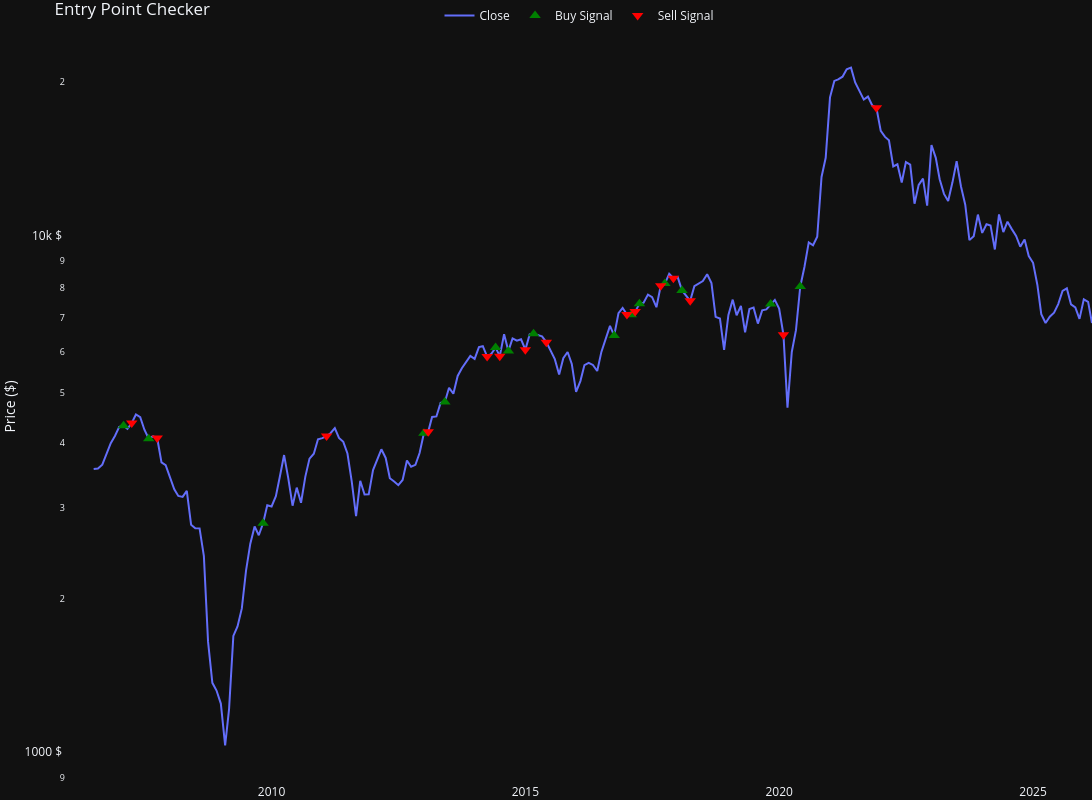

Notebook cell for this chart:
### Code cell
tools.plot_trades_signals(df_test[symbol][['Close']], symbol_trades)

### Figure 1 — Plotly figure (JSON) as saved in the notebook; plotly's stock layout.template omitted (floating-point values rounded to 4 significant figures; data arrays with more than 128 entries replaced by an {"elided": "..."} marker saying what was removed)
{"data": [{"name": "Close", "type": "scatter", "x": {"elided": "237 str values"}, "y": {"elided": "237 float values"}}, {"marker": {"color": "green", "size": 10, "symbol": "triangle-up"}, "mode": "markers", "name": "Buy Signal", "type": "scatter", "x": ["2007-02-01T00:00:00", "2007-08-01T00:00:00", "2009-11-01T00:00:00", "2013-01-01T00:00:00", "2013-06-01T00:00:00", "2014-06-01T00:00:00", "2014-09-01T00:00:00", "2015-03-01T00:00:00", "2016-10-01T00:00:00", "2017-02-01T00:00:00", "2017-04-01T00:00:00", "2017-10-01T00:00:00", "2018-02-01T00:00:00", "2019-11-01T00:00:00", "2020-06-01T00:00:00"], "y": [4321.0, 4080.0, 2800.0, 4179.0, 4805.0, 6122.0, 6033.0, 6514.0, 6459.0, 7086.0, 7441.0, 8141.0, 7898.0, 7435.0, 8039.0]}, {"marker": {"color": "red", "size": 10, "symbol": "triangle-down"}, "mode": "markers", "name": "Sell Signal", "type": "scatter", "x": ["2007-04-01T00:00:00", "2007-10-01T00:00:00", "2011-02-01T00:00:00", "2013-02-01T00:00:00", "2014-04-01T00:00:00", "2014-07-01T00:00:00", "2015-01-01T00:00:00", "2015-06-01T00:00:00", "2017-01-01T00:00:00", "2017-03-01T00:00:00", "2017-09-01T00:00:00", "2017-12-01T00:00:00", "2018-04-01T00:00:00", "2020-02-01T00:00:00", "2021-12-01T00:00:00"], "y": [4375.0, 4092.0, 4127.0, 4210.0, 5881.0, 5893.0, 6064.0, 6273.0, 7097.0, 7186.0, 8066.0, 8338.0, 7541.0, 6483.0, 17820.0]}], "layout": {"height": 800, "hovermode": "x unified", "legend": {"orientation": "h", "x": 0.5, "xanchor": "center", "y": 1, "yanchor": "bottom"}, "showlegend": true, "title": {"text": "Entry Point Checker"}, "width": 1400, "xaxis": {"mirror": true, "rangeslider": {"visible": false}, "showgrid": false, "showline": false, "zeroline": false}, "yaxis": {"mirror": true, "showgrid": false, "showline": false, "ticksuffix": " $", "title": {"text": "Price ($)"}, "type": "log", "zeroline": false}}}
